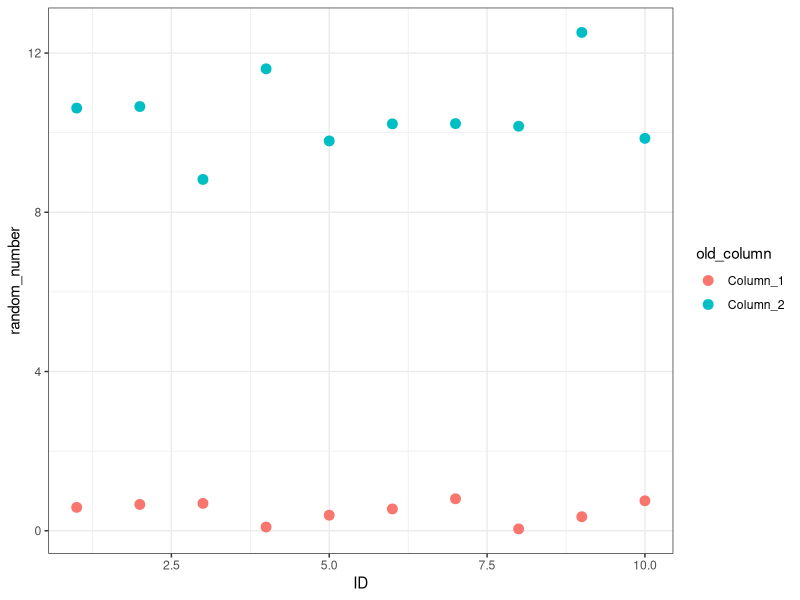
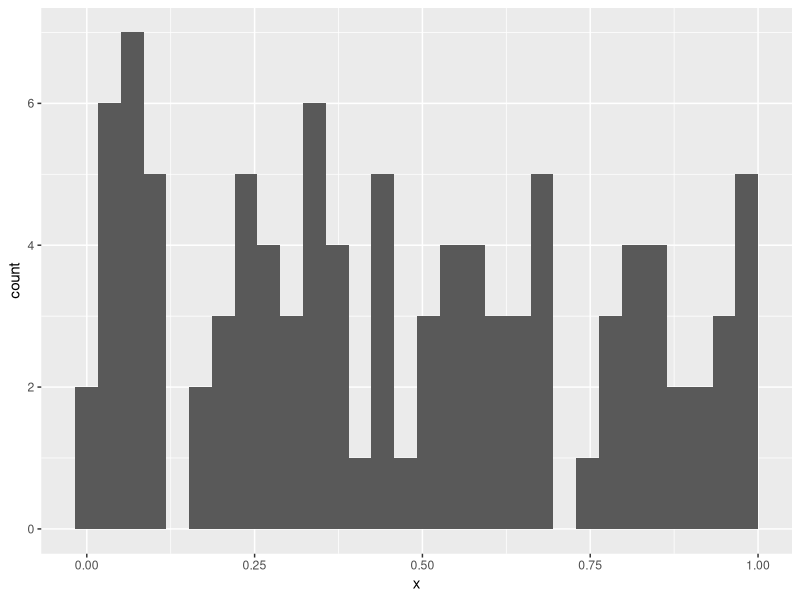

The R script that drew these images, in order:
## ---- chunk 1
#| label: setup
#| echo: false

library(tidyverse)
## ---- chunk 2
#| echo: true

set.seed(423747)
DD <- tibble(ID = 1:10, Column_1 = runif(10), Column_2 = rnorm(10, mean = 10))
DD
## ---- chunk 3
#| echo: true

DD_long <- DD |>
  pivot_longer(cols = -ID, names_to = "old_column", values_to = "random_number")
DD_long
## ---- chunk 4
#| echo: true
#| output-location: slide
#| fig-alt: "Scatter plot of random numbers plotted against ID showing two clusters of points."

ggplot(DD_long, aes(x = ID, y = random_number, color = old_column)) +
  geom_point(size = 3) +
  theme_bw()
## ---- chunk 5
#| echo: true
DD_long |>
  pivot_wider(names_from = old_column, values_from = random_number)
## ---- chunk 6
set.seed(32742)

b1 <- beaver1 %>%
  mutate(time = as.integer(time)) %>%
  select(-activ) %>%
  slice(1:10)

air_temps <- tibble(
  day = 346,
  time = as.integer(c(
    830,
    835,
    840,
    845,
    850,
    855,
    900,
    905,
    910,
    915,
    920,
    930,
    935,
    940,
    945,
    950,
    955,
    1000,
    1005,
    1010,
    1015,
    1020,
    1025
  )),
  air_temp = runif(length(time), 9, 10)
)
## ---- chunk 7
#| echo: true

print(b1)
## ---- chunk 8
#| echo: true

print(air_temps, n = 23)
## ---- chunk 9
#| echo: true
#| message: true

left_join(b1, air_temps)
## ---- chunk 10
#| echo: true
#| message: true

full_join(b1, air_temps)
## ---- chunk 11
#| echo: true
#| message: true

left_join(b1, air_temps, by = join_by(time))
## ---- chunk 12
IDs <- structure(
  list(
    Sample = c(
      "10339243_20240604_dbea51c1-46d7-41f7-9cc9-bb3eabc41326",
      "10351235_20240620_b6571277-2cdf-4bba-8c66-63e79b4c56df",
      "10353170_20240607_78232c77-f77f-42ba-86a1-898485970ebb",
      "10353307_20240612_97094286-e01d-4291-8624-d9eb5a5ae0ce",
      "10353940_20240613_a2471b7a-07b5-4e44-8e30-20485101147b",
      "10361965_20240605_f33a532f-0286-478d-ad9d-3c8b2a88c1f1",
      "10370824_20240613_99dda9ae-d870-4029-956d-8f71d7c2dfc3",
      "10371188_20240522_d0c56972-4354-4cd2-b55f-ec58ec2e6597",
      "10371698_20240610_eecbdc43-bf70-4f81-857f-ef85207fde43",
      "10378521_20240725_09331911-0694-46f9-94fc-e650e075f415",
      "10379207_20240314_a20a47a7-7605-4726-a34d-06292597b94a",
      "10379323_20240610_44fb64da-896e-4027-8041-90e901e98577",
      "10384854_20240619_1cc47e47-5cbc-478e-ab53-1073c10ae392",
      "10385289_20240619_09e7b6f5-19d2-487e-9d49-bfa2d9cb3d54",
      "10386633_20240722_1bc766ab-bd55-49cd-8597-7c59a741fdf0",
      "10397351_20240606_28793edf-d507-407e-ba38-0b81d204f4d3",
      "10403455_20240619_f65a4b72-3542-4c00-b058-a4d411d20b50",
      "10404017_20240612_ba30b6d9-ea83-4ff9-88fd-819a8456c6c3",
      "10405726_20240626_eb28d39c-633e-430a-bf13-8b5df2164ca3",
      "10408995_20240702_9be496f0-b677-4e08-b6a2-57fca34a16e9"
    )
  ),
  row.names = c(NA, -20L),
  class = c("tbl_df", "tbl", "data.frame")
)
## ---- chunk 13
#| echo: true

IDs
## ---- chunk 14
#| echo: true

IDs |>
  separate(Sample, into = c("Sample", "Date", "Random_String"), sep = "_")
## ---- chunk 15
#| echo: true

IDs |>
  separate(Sample, into = c("ID", "Date", "Random_String"), sep = "_") |>
  mutate(Date = ymd(Date))
## ---- chunk 16
#| echo: true

IDs |>
  mutate(
    ID = str_sub(Sample, start = 1, end = 8),
    Date = str_sub(Sample, start = 10, end = 17)
  )
## ---- chunk 17
ids <- paste0("Sample", rep(1:10, each = 10), "-", 1:10)
## ---- chunk 18
#| echo: true

ids
## ---- chunk 19
#| echo: true

4 == 1:10 # Vector of T/F

(x <- 20:30)
(y <- c(21, 25))

which(x %in% y) # Returns indices
which(y %in% x)

1 %in% 1:10 # T/F

"F" %in% (c("F", "f")) # T/F

"F" %in% (c("M", "m")) # T/F
## ---- chunk 20
#| echo: true

x <- runif(100)

ggplot(tibble(x), aes(x)) + geom_histogram()
